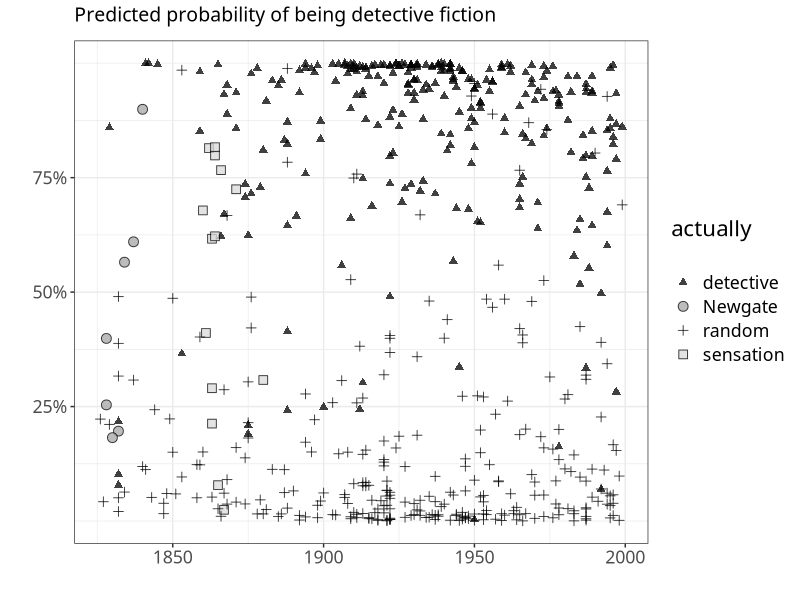
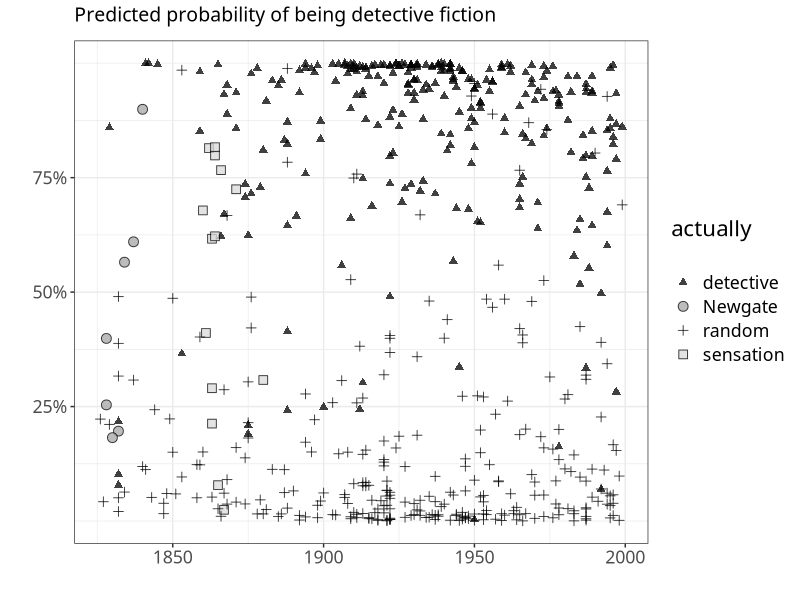
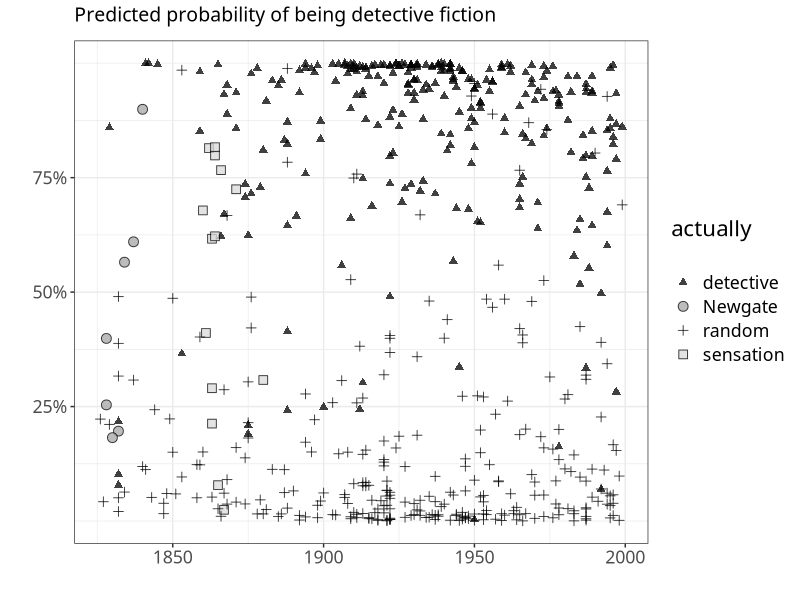

The R source for these figures, in order:
library(scales)
library(ggplot2)
library(dplyr)
l <- read.csv('../plotdata/mungednewgatesensation.csv')
l$genre <- as.factor(l$realclass)

p <- ggplot(l, aes(x = dateused, y = logistic, color = genre, fill = genre,
                   shape = genre, size = genre)) + 
  geom_point(alpha = 0.75) + scale_shape_manual(name="actually\n", values = c(17,21,3,22)) + 
  scale_color_manual(name = "actually\n", values = c('black', 'black', 'black', 'black')) + 
  scale_fill_manual(name = 'actually\n', values = c('black', 'gray65', 'black', 'gray85')) +
  theme_bw() + theme(text = element_text(size = 16, family = 'Avenir Next Medium')) + 
  scale_size_manual(name = "actually\n", values = c(2,3,2,3)) +
  scale_y_continuous('', labels = percent, breaks = c(0.25,0.5,0.75)) + 
  scale_x_continuous("", breaks = c(1850,1900,1950,2000)) + ggtitle('Predicted probability of being detective fiction') +
  theme(plot.title = element_text(hjust = 0, margin = margin(b = 10), size = 14))
plot(p)

tiff("../images/C2Fig1detectnewgate.tiff", height = 6, width = 9, units = 'in', res=400)
plot(p)
dev.off()
plot(p)